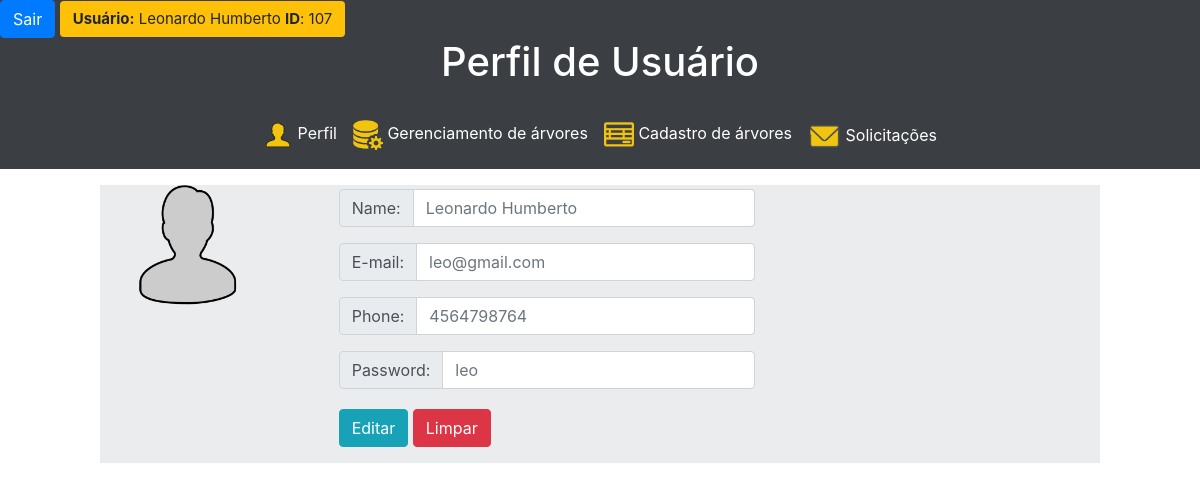
Page /user/perfil.php (signed in) on the earlier database version.
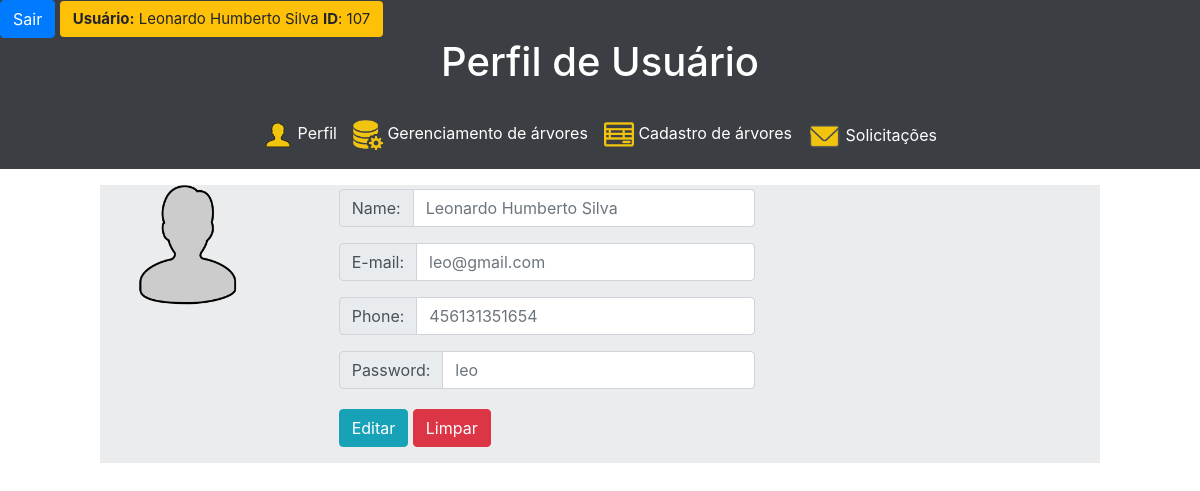
Same page on the later database version.
### tables this page shows
CREATE TABLE `usuario` (
  `IdUsu` int(10) UNSIGNED NOT NULL,
  `Nome` varchar(50) NOT NULL,
  `Senha` varchar(32) NOT NULL,
  `Telefone` varchar(15) NOT NULL,
  `Email` varchar(50) NOT NULL
);

### user/perfil.php (the view, shortened to what this page needs)
<!doctype html>
<html lang="pt-br">
<head>
	<link rel="stylesheet" type="text/css" href="../css/perfil1.css">
	<link rel="stylesheet" href="https://stackpath.bootstrapcdn.com/bootstrap/4.3.1/css/bootstrap.min.css">
</head>
<body>
	<?php include('statusSession.php');   ?>
	<div class="top-total">
		<div class="menu">
			<h1> Perfil de Usuário </h1>
		</div>
		<?php include('navbar.php'); ?>
	</div>
	<div class="conteudo container-fluid d-flex  col-md-10 border-secondary mx-auto mt-3 row">
		<div class="foto col-md-2 mr-3   ">
			<img src="../img/foto-perfil.png" height="120px" width="120px">
		</div>
		<div class="conteudo   col-md-7 col-sm-10 ml-3 mt-1 ">
			<?php require_once('../00 - BD/bd_conexao.php');
			$id = $_SESSION['IdUsu'];
			$sql = "SELECT * FROM usuario WHERE IdUsu =$id";
			$result = $con->query($sql);
			$info = mysqli_fetch_object($result);
			?>
			<form action="EditarPerfil.php" method="post">
				<div class="form-group col-md-10  ">
					<div class="input-group mb-3">
						<div class="input-group-prepend">
							<span class="input-group-text" id="basic-addon1">Name:</span>
						</div>
						<input type="text" class="form-control form-group " id="#" name="nome" placeholder="<?php echo $info->Nome; ?>" required="required"></input>
					</div>
					<div class="input-group mb-3">
						<div class="input-group-prepend">
							<span class="input-group-text" id="basic-addon1">E-mail:</span>
						</div>
						<input type="text" class="form-control form-group" id="#" name="email" placeholder="<?php echo $info->Email; ?>" required="required"></input>
					</div>
					<div class="input-group mb-3">
						<div class=" input-group-prepend">
							<span class="input-group-text" id="basic-addon1"> Phone:</span>
						</div>
						<input type="text" class="form-control  form-group" id="#" name="telefone" placeholder="<?php echo $info->Telefone; ?>" required="required"></input>
					</div>
					<div class="input-group mb-3">
						<div class=" input-group-prepend">
							<span class="input-group-text" id="basic-addon1">Password:</span>
						</div>
						<input type=" password" class="form-control  form-group" id="#" name="senha" placeholder="<?php echo $info->Senha; ?>" required="required"></input>
					</div>
					<button type="submit" class="btn btn-info conf" name="confirm">Editar</button>
					<button type="reset" class="btn btn-danger conf" name="limpar">Limpar</button>
				</div>
			</form>
		</div>
	</div>
</body>
</html>

### user/statusSession.php (shortened to what this page needs)
<div class="sair">
	<button type="button" class="btn btn-primary" data-toggle="modal" data-target="#logoutModal">
		Sair
	</button>
	<span class="btn badge-warning" style="font-size: 15px;">
		<b>Usuário:</b> <?php echo  $_SESSION['validarSessao'];  ?> <b>ID</b>: <?php echo $_SESSION['IdUsu']; ?>
	</span>
</div>

Differences in the rows shown:
changed usuario "leo@gmail.com": nome "Leonardo Humberto" → "Leonardo Humberto Silva"; telefone "4564798764" → "456131351654"
Other differences:
$_SESSION['validarSessao']: "Leonardo Humberto" → "Leonardo Humberto Silva"
